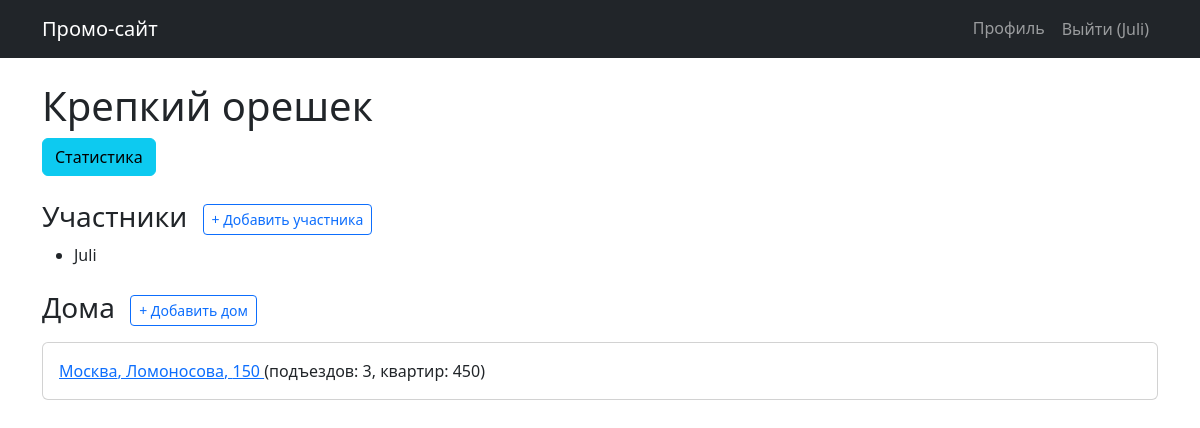
The page /campaign/5/ (signed in) on the database its author committed.
### campaigns/models.py (models this page shows, shortened)
class Campaign(models.Model):
    name = models.CharField(max_length=200, verbose_name='Название')
    owner = models.ForeignKey(
        User, on_delete=models.CASCADE, related_name='campaigns',
        verbose_name='Владелец'
    )
    participants = models.ManyToManyField(
        User, related_name='participated_campaigns', blank=True,
        verbose_name='Участники'
    )
    created_at = models.DateTimeField(auto_now_add=True, verbose_name='Дата создания')
    class Meta:
        verbose_name = 'Кампания'
        verbose_name_plural = 'Кампании'

class House(models.Model):
    campaign = models.ForeignKey(
        Campaign, on_delete=models.CASCADE, related_name='houses',
        verbose_name='Кампания'
    )
    city = models.CharField(max_length=100, verbose_name='Город')
    street = models.CharField(max_length=200, verbose_name='Улица')
    house_number = models.CharField(max_length=20, verbose_name='Номер дома')
    entrances = models.PositiveIntegerField(verbose_name='Количество подъездов')
    apartments_per_entrance = models.PositiveIntegerField(verbose_name='Квартир в подъезде')
    @property
    def total_apartments(self):
        return self.entrances * self.apartments_per_entrance
    class Meta:
        verbose_name = 'Дом'
        verbose_name_plural = 'Дома'

### campaigns/views.py (the view, shortened to what this page needs)
# urls.py: path('campaign/<int:campaign_id>/', views.campaign_detail, name='campaign_detail'),
@login_required
def campaign_detail(request, campaign_id):
    campaign = get_object_or_404(Campaign, id=campaign_id)
    houses = campaign.houses.all()
    house_form = HouseForm()
    participant_form = AddParticipantForm()
    return render(request, 'campaigns/campaign_detail.html', {
        'campaign': campaign,
        'houses': houses,
        'house_form': house_form,
        'participant_form': participant_form,
    })

### campaigns/templates/campaigns/campaign_detail.html (shortened to what this page needs)
{% extends 'campaigns/base.html' %}
{% block content %}
<h1>{{ campaign.name }}</h1>
<a href="{% url 'campaign_statistics' campaign.id %}" class="btn btn-info">Статистика</a>
<h3 class="mt-4">
    Участники
    <button class="btn btn-sm btn-outline-primary ms-2" type="button" data-bs-toggle="collapse" data-bs-target="#participantForm" aria-expanded="false" aria-controls="participantForm">
        + Добавить участника
    </button>
</h3>
<ul>
    {% for participant in campaign.participants.all %}
        <li>{{ participant.username }}</li>
    {% empty %}
        <li>Нет других участников</li>
    {% endfor %}
</ul>
<h3 class="mt-4">
    Дома
    <button class="btn btn-sm btn-outline-primary ms-2" type="button" data-bs-toggle="collapse" data-bs-target="#houseForm" aria-expanded="false" aria-controls="houseForm">
        + Добавить дом
    </button>
</h3>
<div class="mt-3">
    {% for h in houses %}
        <div class="card mb-2">
            <div class="card-body">
                <a href="{% url 'house_detail' campaign.id h.id %}">
                    {{ h.city }}, {{ h.street }}, {{ h.house_number }}
                </a>
                (подъездов: {{ h.entrances }}, квартир: {{ h.total_apartments }})
            </div>
        </div>
    {% empty %}
        <p>Домов ещё нет.</p>
    {% endfor %}
</div>
{% endblock %}

### campaigns/templates/campaigns/base.html (shortened to what this page needs)
<!DOCTYPE html>
<html lang="ru">
<head>
    <link href="https://cdn.jsdelivr.net/npm/bootstrap@5.2.3/dist/css/bootstrap.min.css" rel="stylesheet">
</head>
<body>
    <nav class="navbar navbar-expand-lg navbar-dark bg-dark">
        <div class="container">
            <a class="navbar-brand" href="/">Промо-сайт</a>
            <div class="collapse navbar-collapse">
                <ul class="navbar-nav ms-auto">
                    {% if user.is_authenticated %}
                        <li class="nav-item"><a class="nav-link" href="{% url 'profile' %}">Профиль</a></li>
                        <li class="nav-item">
                            <form method="post" action="{% url 'logout' %}" style="display:inline;">
                                <button class="btn btn-link nav-link">Выйти ({{ user.username }})</button>
                            </form>
                        </li>
                    {% else %}
                        <li class="nav-item"><a class="nav-link" href="{% url 'login' %}">Войти</a></li>
                        <li class="nav-item"><a class="nav-link" href="{% url 'register' %}">Регистрация</a></li>
                    {% endif %}
                </ul>
            </div>
        </div>
    </nav>
    <div class="container mt-4">
        {% block content %}{% endblock %}
    </div>
</body>
</html>

### rows shown on the page
Campaign: name "Крепкий орешек"
House: city "Москва", street "Ломоносова", house_number "150", entrances "3", total_apartments "450"

### other values the page prints
{{ user.username }} "Juli"
{{ participant.username }} "Juli"
